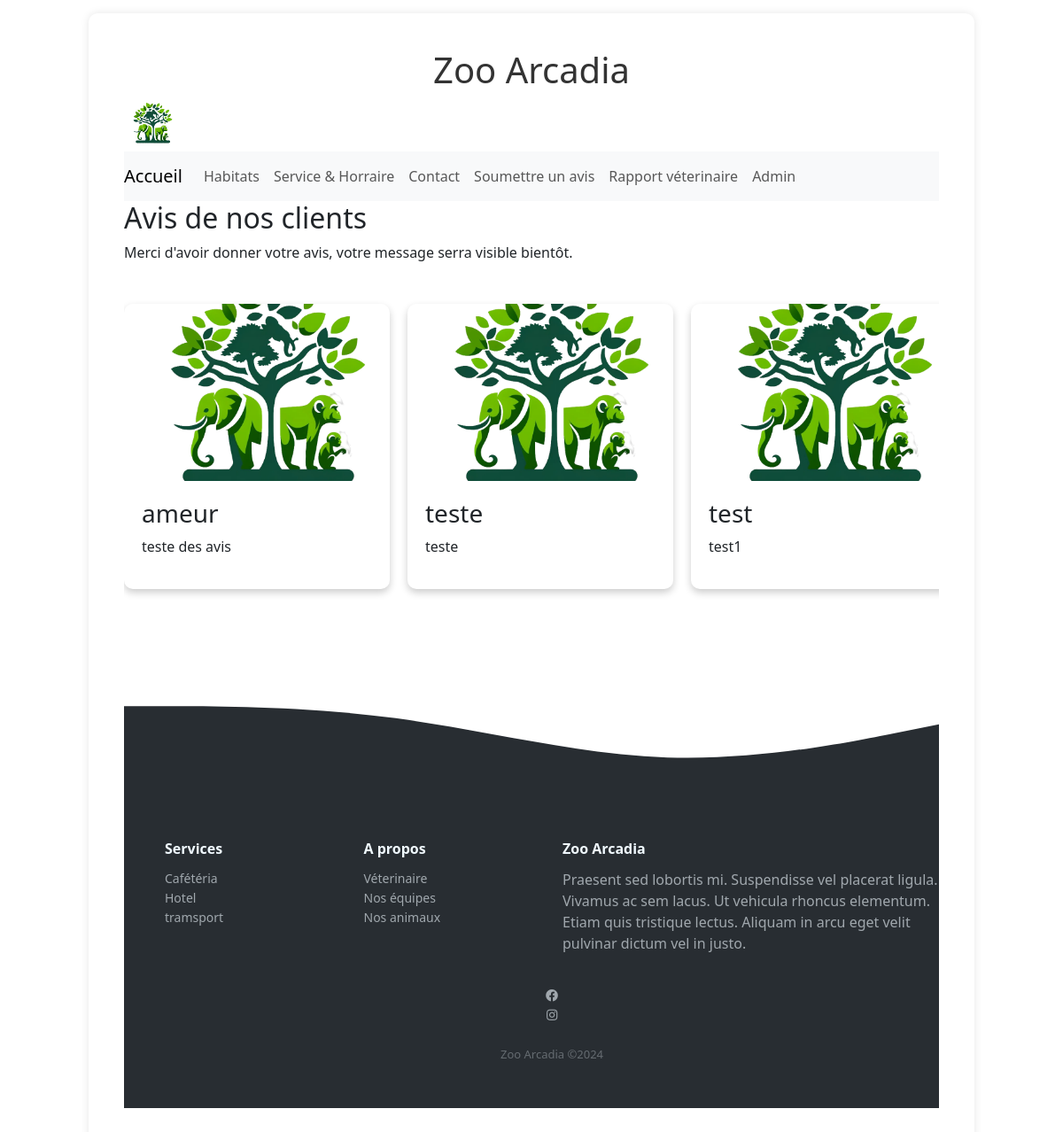
/avis_visibles/, run on an earlier commit of the app's database.
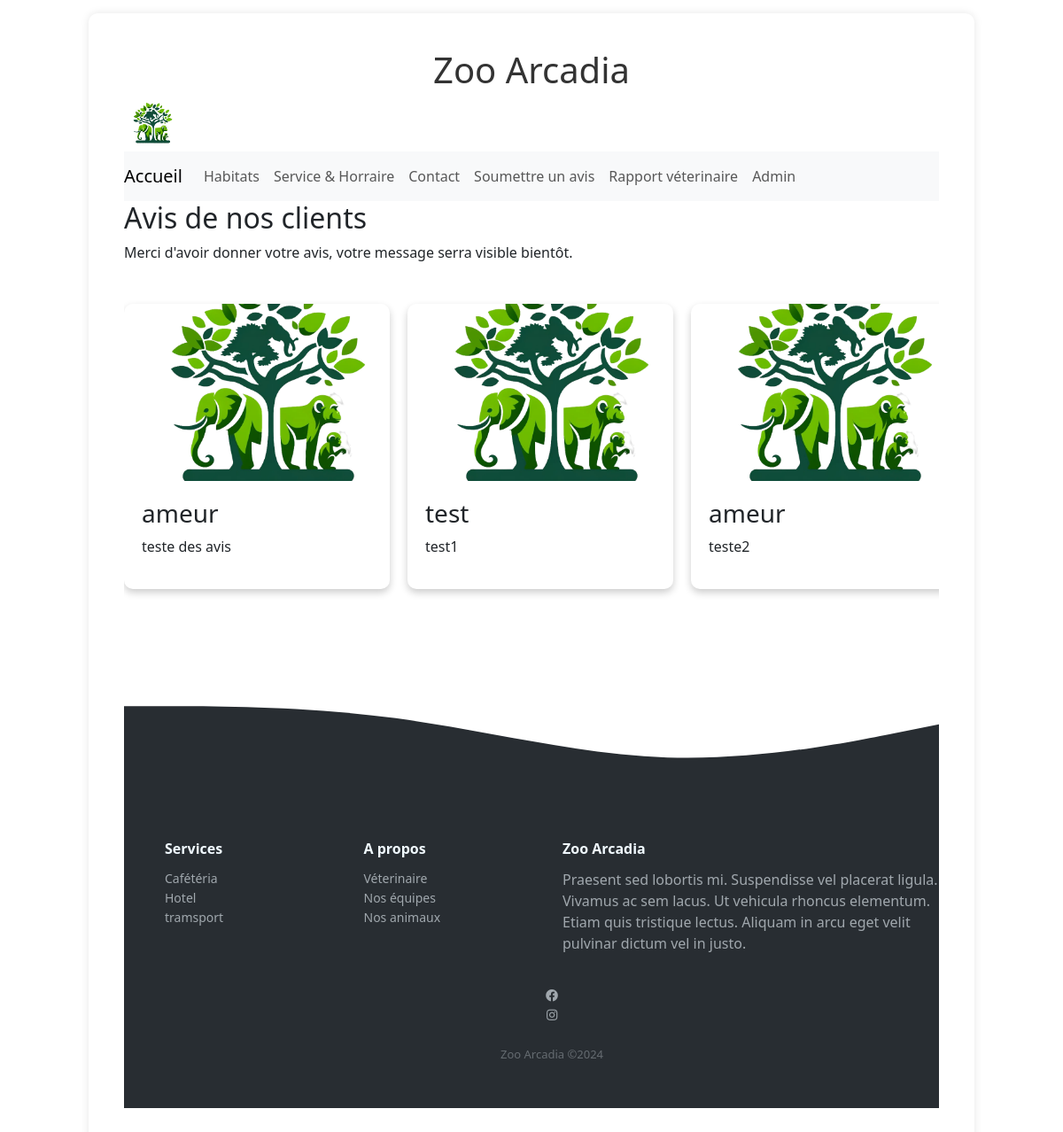
And on a later commit of the database.
### liste/models.py (models this page shows, shortened)
class Avis(models.Model):
    pseudo = models.CharField(max_length=50)
    commentaire = models.TextField()
    isVisible = models.BooleanField(default=False)

### liste/views.py (the view)
# urls.py: path('avis_visibles/', views.avis_visible, name='avis_visibles'),
def avis_visible(request):
    avis_liste = Avis.objects.filter(isVisible=True)  # Récupère uniquement les avis visibles
    return render(request, 'liste/avis_visibles.html', {'avis_liste': avis_liste})

### liste/templates/liste/avis_visibles.html (shortened to what the changed rows need)
{% load static %}
<html lang="fr">
  <head>
    <link
      rel="stylesheet"
      href="https://cdnjs.cloudflare.com/ajax/libs/font-awesome/5.15.3/css/all.min.css"
    />
    <link
      href="https://cdn.jsdelivr.net/npm/bootstrap@5.3.2/dist/css/bootstrap.min.css"
      rel="stylesheet"
    />
    <link
      rel="stylesheet"
      <link
      rel="stylesheet"
      href="{% static 'liste/style.css' %}"
    />
  </head>
  <body>
    <div class="main-content">
    <div class="h1-container">
      <h1>Zoo Arcadia</h1>
    </div>
      <main>
        <div class="h2-avis">
          <h2>Avis de nos clients</h2>
      </div>
      <div class="avis-slider">
          {% for avis in avis_liste %}
          <div class="avis-card">
              <img src="{% static 'liste/images/logo.png' %}" alt="Image Avis" class="avis-image">
              <div class="avis-content">
                  <h3>{{ avis.pseudo }}</h3>
                  <p>{{ avis.commentaire }}</p>
              </div>
          </div>
          {% endfor %}
      </div>
      </main>
  </div>
  </body>
  </html>

What changed in the data, as far as the page shows it:
removed Avis: pseudo "teste", commentaire "teste"
now on this page (row unchanged): Avis: pseudo "ameur", commentaire "teste2"
